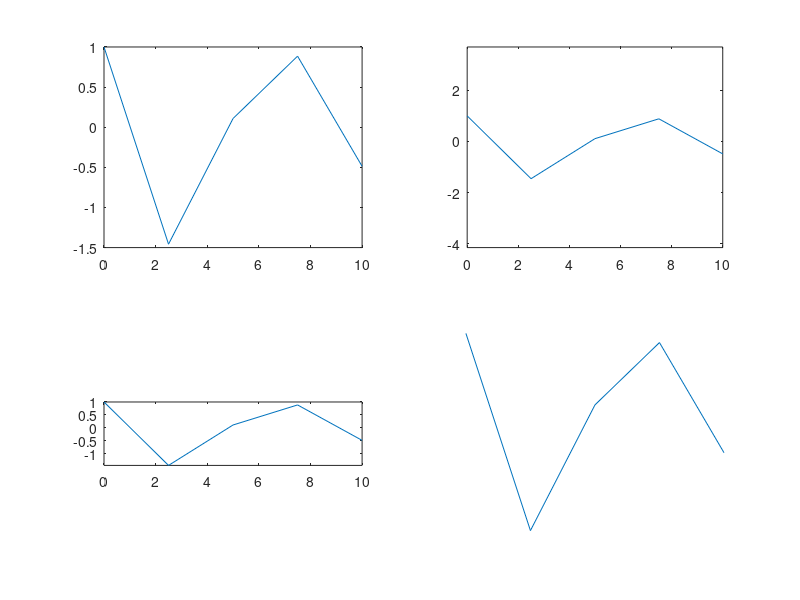

This chart was generated by the following MATLAB code:
%ZAD4_3 rozwiązuje zadanie 4.3

N=input('Podaj w ilu punktach obliczać funkcję:');
t=linspace(0,10,N);
y=cos(t).*exp(sin(t)); 

figure
subplot(2,2,1), plot(t,y)
axis auto 

subplot(2,2,2), plot(t,y)
axis equal 

subplot(2,2,3), plot(t,y)
axis image

subplot(2,2,4), plot(t,y)
axis off